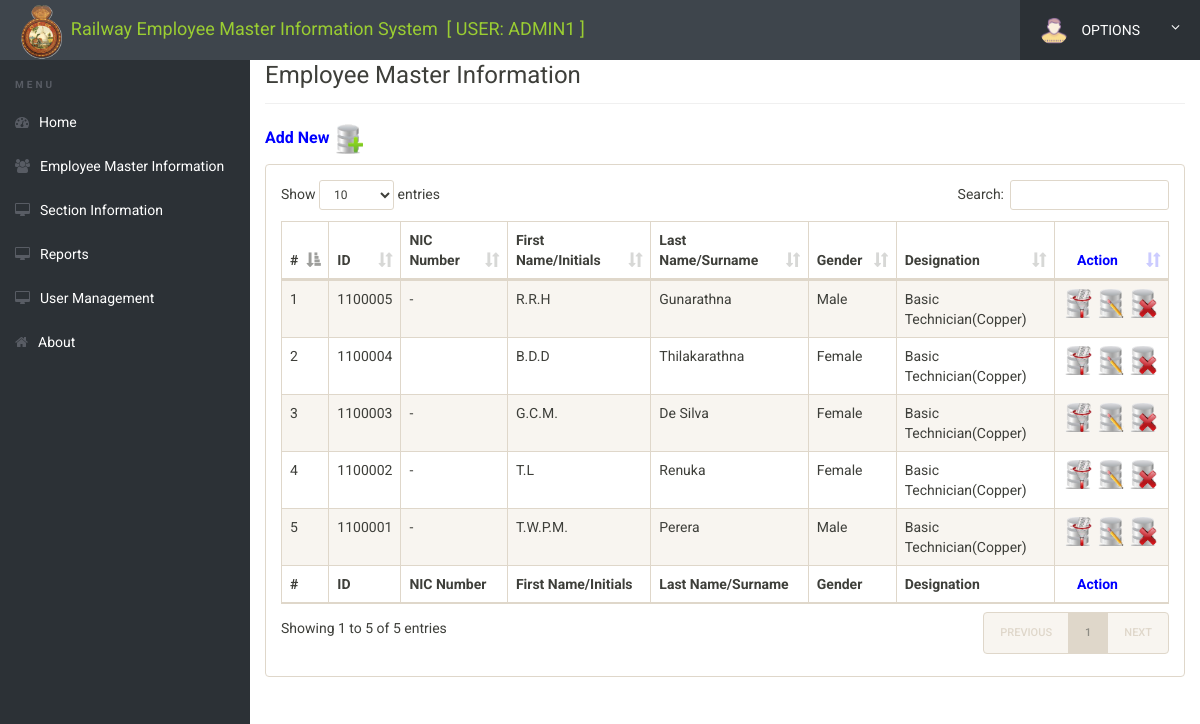
The app's page /manage-employee.php (signed in) with its own data.
### tables this page shows
CREATE TABLE `employee` (
  `Id` int(11) NOT NULL AUTO_INCREMENT,
  `NICNumber` varchar(100) NOT NULL DEFAULT '0',
  `FirstName` varchar(100) NOT NULL,
  `LastName` varchar(100) NOT NULL,
  `address` varchar(100) DEFAULT NULL,
  `DateOfBirth` date NOT NULL,
  `GenderId` int(11) NOT NULL,
  `SubDepartmentId` int(11) NOT NULL,
  `SectionId` int(11) NOT NULL,
  `DesignationId` int(11) NOT NULL,
  `CabinetOfficeId` int(11) NOT NULL,
  `DesignationTypeId` int(11) NOT NULL,
  `ServiceLevelId` int(11) NOT NULL,
  `ServiceCategoryId` int(11) NOT NULL,
  `ClassGradeId` int(11) NOT NULL,
  `AppointmentDate` date NOT NULL,
  `AppointmentDateToSLR` date NOT NULL,
  `RetirementDate` date NOT NULL,
  `SalaryStructureId` int(11) NOT NULL,
  `EmployeeStatusId` int(11) NOT NULL,
  `ComputerNo` varchar(100) DEFAULT '0',
  `IsDeleted` tinyint(1) NOT NULL DEFAULT '0',
  `CreatedBy` varchar(100) NOT NULL,
  `CreatedTime` timestamp NOT NULL,
  `UpdatedBy` varchar(100) DEFAULT NULL,
  `UpdatedTime` timestamp NULL DEFAULT NULL,
  `DeletedBy` varchar(100) DEFAULT NULL,
  `DeletedTime` timestamp NULL DEFAULT NULL,
  PRIMARY KEY (`Id`),
  KEY `SubDepartmentId` (`SubDepartmentId`),
  KEY `DesignationId` (`DesignationId`),
  KEY `CabinetOfficeId` (`CabinetOfficeId`),
  KEY `ServiceCategoryId` (`ServiceCategoryId`),
  KEY `ServiceLevelId` (`ServiceLevelId`),
  KEY `ClassGradeId` (`ClassGradeId`),
  KEY `SalaryStructureId` (`SalaryStructureId`),
  KEY `EmployeeStatusId` (`EmployeeStatusId`),
  KEY `DesignationTypeId` (`DesignationTypeId`),
  KEY `GenderId` (`GenderId`),
  KEY `SectionId` (`SectionId`),
  CONSTRAINT `employee_ibfk_1` FOREIGN KEY (`SubDepartmentId`) REFERENCES `subdepartment` (`Id`),
  CONSTRAINT `employee_ibfk_10` FOREIGN KEY (`GenderId`) REFERENCES `gender` (`Id`),
  CONSTRAINT `employee_ibfk_11` FOREIGN KEY (`SectionId`) REFERENCES `section` (`Id`),
  CONSTRAINT `employee_ibfk_2` FOREIGN KEY (`DesignationId`) REFERENCES `designation` (`Id`),
  CONSTRAINT `employee_ibfk_3` FOREIGN KEY (`CabinetOfficeId`) REFERENCES `cabinetoffice` (`Id`),
  CONSTRAINT `employee_ibfk_4` FOREIGN KEY (`ServiceCategoryId`) REFERENCES `servicecategory` (`Id`),
  CONSTRAINT `employee_ibfk_5` FOREIGN KEY (`ServiceLevelId`) REFERENCES `servicelevel` (`Id`),
  CONSTRAINT `employee_ibfk_6` FOREIGN KEY (`ClassGradeId`) REFERENCES `classgrade` (`Id`),
  CONSTRAINT `employee_ibfk_7` FOREIGN KEY (`SalaryStructureId`) REFERENCES `salarystructure` (`Id`),
  CONSTRAINT `employee_ibfk_8` FOREIGN KEY (`EmployeeStatusId`) REFERENCES `employeestatus` (`Id`),
  CONSTRAINT `employee_ibfk_9` FOREIGN KEY (`DesignationTypeId`) REFERENCES `designationtype` (`Id`)
);

### manage-employee.php (the view, shortened to what this page needs)
<?php
include('includes/config.php');
?>
<!doctype html>
<html lang="en" class="no-js">
    <head>
        <link rel="stylesheet" href="css/font-awesome.min.css">
        <link rel="stylesheet" href="css/bootstrap.min.css">
        <link rel="stylesheet" href="css/dataTables.bootstrap.min.css">
        <link rel="stylesheet" href="css/bootstrap-social.css">
        <link rel="stylesheet" href="css/bootstrap-select.css">
        <link rel="stylesheet" href="css/fileinput.min.css">
        <link rel="stylesheet" href="css/awesome-bootstrap-checkbox.css">
        <link rel="stylesheet" href="css/style.css">
    </head>
    <body>
        <?php include('includes/header.php'); ?>
        <div class="ts-main-content">
            <?php include('includes/sidebar.php'); ?>
            <div class="content-wrapper">
                <div class="container-fluid">
                    <div class="row">
                        <div class="col-md-12">
                            <h3 class="page-title" style="margin-top:4%;">Employee Master Information</h3>
                            <h5 style=" font-weight: bold; color: blue; font-size: medium">Add New&nbsp;<a href="add-employee.php"><img title ="New Employee" src= "img/add.png" width="30"></a></h5>
                            <div class="panel panel-default">
                                <div class="panel-body">
                                    <table id="zctb" class="display table table-striped table-bordered table-hover" cellspacing="0" width="100%">
                                        <thead>
                                            <tr>
                                                <th>#</th>
                                                <th>ID</th>
                                                <th>NIC Number</th>
                                                <th>First Name/Initials</th>
                                                <th>Last Name/Surname</th>
                                                <th>Gender</th>
                                                <th>Designation</th>
                                                <th style="color: blue;">&nbsp;&nbsp;&nbsp;&nbsp;Action&nbsp;&nbsp;&nbsp;&nbsp;</th>
                                            </tr>
                                        </thead>
                                        <tfoot>
                                            <tr>
                                                <th>#</th>
                                                <th>ID</th>
                                                <th>NIC Number</th>
                                                <th>First Name/Initials</th>
                                                <th>Last Name/Surname</th>
                                                <th>Gender</th>
                                                <th>Designation</th>
                                                <th style="color: blue;">&nbsp;&nbsp;&nbsp;&nbsp;Action&nbsp;&nbsp;&nbsp;&nbsp;</th>
                                            </tr>
                                        </tfoot>
                                        <tbody>
                                            <?php
                                            $un = $_SESSION['LogUserName'];
                                            $ret = "select * from employeesearchview where CreatedBy=? ";
                                            $stmt = $DbConnect->prepare($ret);
                                            $stmt->bind_param('s', $un);
                                            $stmt->execute();
                                            $res = $stmt->get_result();
                                            $cnt = 1;
                                            while ($row = $res->fetch_object()) {
                                                ?>
                                                <tr>
                                                    <td><?php echo $cnt; ?></td>
                                                    <td><?php echo $row->Id; ?></td>
                                                    <td><?php echo $row->NICNumber; ?></td>
                                                    <td><?php echo $row->FirstName; ?></td>
                                                    <td><?php echo $row->LastName; ?></td>
                                                    <td><?php echo $row->GenderName; ?></td>
                                                    <td><?php echo $row->DesignationName; ?></td>
                                                    <td>
                                                        <a href="employee-details.php?id=<?php echo $row->Id; ?>"><img title ="View Employee" src= "img/view.png" width="29"></a>
                                                        <a href="edit-employee.php?id=<?php echo $row->Id; ?>"><img title ="Edit Employee" src= "img/edit.png" width="29"></a>
                                                        <a href="manage-employee.php?id=<?php echo $row->Id; ?>"><img title ="Delete Employee" onclick="return confirm('Do you want to delete the record, Are you sure?');" src= "img/delete.png" width="29"></a>
                                                    </td>
                                                </tr>
                                                <?php
                                                $cnt = $cnt + 1;
                                            }
                                            ?>
                                        </tbody>
                                    </table>
                                </div>
                            </div>
                        </div>
                    </div>
                </div>
            </div>
        </div>
    </body>
</html>

### css/style.css (style rules this page uses)
html { font-size: 14px; }
@media only screen and (min-width: 480px) { html { font-size: 17px; } }
@media only screen and (min-width: 768px) { html { font-size: 14px; } }
body { font-size: 1em; }
a { color: #37a6c4; }
.panel { overflow: hidden; }
.page-title { padding-bottom: 15px; margin-bottom: 20px; border-bottom: 1px solid #f0f0f0; }
.ts-main-content .content-wrapper { padding-top: 15px; margin-top: 10px; }
@media only screen and (min-width: 992px) { .ts-main-content .content-wrapper { margin-left: 250px; } }

### records on screen
employee: Id "1100005", NICNumber "-", FirstName "R.R.H", LastName "Gunarathna", GenderName "Male", DesignationName "Basic Technician(Copper)"
employee: Id "1100004", FirstName "B.D.D", LastName "Thilakarathna", GenderName "Female", DesignationName "Basic Technician(Copper)"
employee: Id "1100003", NICNumber "-", FirstName "G.C.M.", LastName "De Silva", GenderName "Female", DesignationName "Basic Technician(Copper)"
employee: Id "1100002", NICNumber "-", FirstName "T.L", LastName "Renuka", GenderName "Female", DesignationName "Basic Technician(Copper)"
employee: Id "1100001", NICNumber "-", FirstName "T.W.P.M.", LastName "Perera", GenderName "Male", DesignationName "Basic Technician(Copper)"

### other values on screen
$un "ADMIN1"
